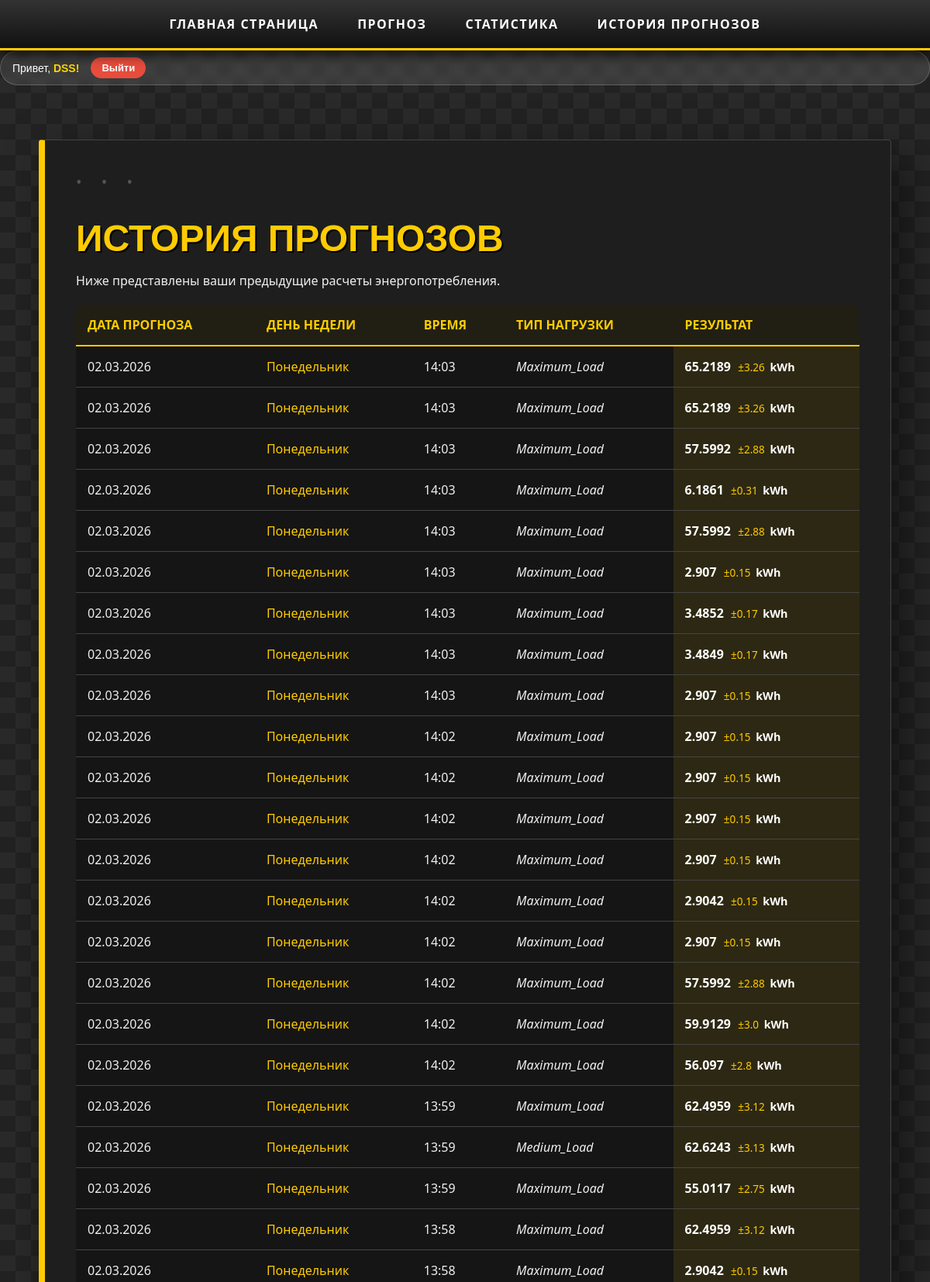
Page /history/ (signed in, upper part) on the committed database.
### main/models.py (models this page shows)
class PredictHistory(models.Model):
    user = models.ForeignKey(User, on_delete=models.CASCADE)
    created_at = models.DateTimeField(auto_now_add=True)
    leading_pf = models.FloatField()
    lagging_pf = models.FloatField()
    leading_reactive = models.FloatField()
    day_num = models.IntegerField(default=0)
    load_type = models.CharField(max_length=100)
    result_predict = models.FloatField()
    variance = models.FloatField(default=0)
    def get_day_name(self):
        days = ['Понедельник', 'Вторник', 'Среда', 'Четверг',
                'Пятница', 'Суббота', 'Воскресенье']
        return days[self.day_num]

### main/views.py (the view)
# urls.py: path('history/', views.history, name='history'),
def history(request):
    my_history = PredictHistory.objects.filter(user=request.user).order_by('-created_at')
    return render(request, 'main/history.html',{'history': my_history})

### main/templates/main/history.html (shortened to what this page needs)
{% extends 'main/base.html' %}
{% block content %}
<main>
    <div class="content-box">
        <h1>ИСТОРИЯ ПРОГНОЗОВ</h1>
        <p>Ниже представлены ваши предыдущие расчеты энергопотребления.</p>
        <div style="overflow-x: auto; margin: 20px 0;">
            <table style="width: 100%; border-collapse: collapse; background: rgba(0,0,0,0.3); color: #f0f0f0; border-radius: 10px; overflow: hidden;">
                <thead>
                    <tr style="border-bottom: 2px solid #ffcc00; text-align: left; background: rgba(255, 204, 0, 0.05);">
                        <th style="padding: 15px; color: #ffcc00;">ДАТА ПРОГНОЗА</th>
                        <th style="padding: 15px; color: #ffcc00;">ДЕНЬ НЕДЕЛИ</th>
                        <th style="padding: 15px; color: #ffcc00;">ВРЕМЯ</th>
                        <th style="padding: 15px; color: #ffcc00;">ТИП НАГРУЗКИ</th>
                        <th style="padding: 15px; color: #ffcc00;">РЕЗУЛЬТАТ</th>
                    </tr>
                </thead>
                <tbody>
                    {% for h in history %}
                    <tr style="border-bottom: 1px solid #444; transition: 0.3s;" onmouseover="this.style.background='rgba(255,204,0,0.05)'" onmouseout="this.style.background='transparent'">
                        <td style="padding: 15px;">{{ h.created_at|date:"d.m.Y" }}</td>
                        <td style="padding: 15px; color: #ffcc00;">{{ h.get_day_name }}</td>
                        <td style="padding: 15px;">{{ h.created_at|date:"H:i" }}</td>
                        <td style="padding: 15px; font-style: italic;">{{ h.load_type }}</td>
                        <td style="padding: 15px; font-weight: bold; color: #fff; background: rgba(255,204,0,0.1);">
                            {{ h.result_predict }}
                            <span style="color: #ffcc00; font-size: 0.85em; font-weight: normal; margin-left: 5px;">
                                ±{{ h.variance }}
                            </span>
                            <span style="font-size: 0.9em; margin-left: 3px;">kWh</span>
                        </td>
                    </tr>
                    {% empty %}
                    <tr>
                        <td colspan="5" style="padding: 30px; text-align: center; color: #888;">История пока пуста.</td>
                    </tr>
                    {% endfor %}
                </tbody>
            </table>
        </div>
    </div>
</main>
{% endblock %}

### main/templates/main/base.html (shortened to what this page needs)
<!DOCTYPE html>
<html lang="ru">
<head>
    {% load static %}
    <link rel="stylesheet" href="{% static 'main/style.css' %}">
    <header class="mb-auto">
    <div class="header-container">
        <nav class="nav nav-masthead">
            <a class="nav-link fw-bold py-1 px-0 active" href="{% url 'home' %}">Главная страница</a>
            <a class="nav-link fw-bold py-1 px-0" href="{% url 'forecast' %}">Прогноз</a>
            <a class="nav-link fw-bold py-1 px-0" href="{% url 'analise' %}">Статистика</a>
            <a class="nav-link fw-bold py-1 px-0" href="{% url 'history' %}">История прогнозов</a>
        </nav>
        <div class="user-panel">
            <span class="user-name">Привет, <strong>{{ user.username }}!</strong></span>
            <form action="{% url 'login' %}" method="post">
                <button type="submit" class="logout-btn">Выйти</button>
            </form>
        </div>
    </div>
</header>
</head>
<body>
    {% if user.is_authenticated %}
    {% block content %}
    {% endblock %}
</body>
{% endif %}
</html>

### main/static/main/style.css (style rules this page uses)
body { margin: 0; padding: 0; font-family: 'Segoe UI', Roboto, sans-serif; color: #f0f0f0; background-color: #222; background-image: linear-gradient(45deg, #2a2a2a 25%, transparent 25%, transparent 75%, #2a2a2a 75%, #2a2a2a), linear-gradient(45deg, #2a2a2a 25%, transparent 25%, transparent 75%, #2a2a2a 75%, #2a2a2a); background-size: 40px 40px; background-position: 0 0, 20px 20px; background-attachment: fixed; }
nav { background: linear-gradient(180deg, #333 0%, #111 100%); padding: 20px 50px; display: flex; justify-content: center; border-bottom: 3px solid #ffcc00; box-shadow: 0 5px 15px rgba(0,0,0,0.8); position: sticky; top: 0; z-index: 1000; }
nav a { color: #fff; text-decoration: none; margin: 0 25px; font-weight: 900; text-transform: uppercase; letter-spacing: 1.5px; transition: 0.3s; }
main { max-width: 1100px; margin: 50px auto; padding: 20px; display: grid; gap: 40px; }
.content-box { background: rgba(30, 30, 30, 0.9); backdrop-filter: blur(10px); padding: 40px; border: 1px solid #444; border-left: 8px solid #ffcc00; box-shadow: 20px 20px 60px rgba(0,0,0,0.5); border-radius: 4px; }
h1 { font-family: 'Impact', sans-serif; font-size: 3rem; color: #ffcc00; text-transform: uppercase; margin-bottom: 10px; text-shadow: 2px 2px 0px #000; }
.content-box::before { content: "• • •"; color: #555; letter-spacing: 10px; display: block; margin-bottom: 10px; font-size: 20px; }
.user-panel { display: flex; align-items: center; gap: 15px; background: rgba(255, 255, 255, 0.1); padding: 8px 15px; border-radius: 25px; backdrop-filter: blur(5px); border: 1px solid rgba(255, 255, 255, 0.2); }
.user-name { color: #fff; font-size: 14px; font-family: 'Arial', sans-serif; }
.user-name strong { color: #ffd700; }
.logout-btn { background-color: #e74c3c; color: white; border: none; padding: 6px 14px; border-radius: 15px; cursor: pointer; font-size: 13px; font-weight: 600; transition: all 0.3s ease; }

### rows in the picture
PredictHistory: created_at "02.03.2026", get_day_name "Понедельник", created_at "14:03", load_type "Maximum_Load", result_predict "65.2189", variance "3.26"
PredictHistory: created_at "02.03.2026", get_day_name "Понедельник", created_at "14:03", load_type "Maximum_Load", result_predict "65.2189", variance "3.26"
PredictHistory: created_at "02.03.2026", get_day_name "Понедельник", created_at "14:03", load_type "Maximum_Load", result_predict "57.5992", variance "2.88"
PredictHistory: created_at "02.03.2026", get_day_name "Понедельник", created_at "14:03", load_type "Maximum_Load", result_predict "6.1861", variance "0.31"
PredictHistory: created_at "02.03.2026", get_day_name "Понедельник", created_at "14:03", load_type "Maximum_Load", result_predict "57.5992", variance "2.88"
PredictHistory: created_at "02.03.2026", get_day_name "Понедельник", created_at "14:03", load_type "Maximum_Load", result_predict "2.907", variance "0.15"
PredictHistory: created_at "02.03.2026", get_day_name "Понедельник", created_at "14:03", load_type "Maximum_Load", result_predict "3.4852", variance "0.17"
PredictHistory: created_at "02.03.2026", get_day_name "Понедельник", created_at "14:03", load_type "Maximum_Load", result_predict "3.4849", variance "0.17"
PredictHistory: created_at "02.03.2026", get_day_name "Понедельник", created_at "14:03", load_type "Maximum_Load", result_predict "2.907", variance "0.15"
PredictHistory: created_at "02.03.2026", get_day_name "Понедельник", created_at "14:02", load_type "Maximum_Load", result_predict "2.907", variance "0.15"
PredictHistory: created_at "02.03.2026", get_day_name "Понедельник", created_at "14:02", load_type "Maximum_Load", result_predict "2.907", variance "0.15"
PredictHistory: created_at "02.03.2026", get_day_name "Понедельник", created_at "14:02", load_type "Maximum_Load", result_predict "2.907", variance "0.15"
PredictHistory: created_at "02.03.2026", get_day_name "Понедельник", created_at "14:02", load_type "Maximum_Load", result_predict "2.907", variance "0.15"
PredictHistory: created_at "02.03.2026", get_day_name "Понедельник", created_at "14:02", load_type "Maximum_Load", result_predict "2.9042", variance "0.15"
PredictHistory: created_at "02.03.2026", get_day_name "Понедельник", created_at "14:02", load_type "Maximum_Load", result_predict "2.907", variance "0.15"
PredictHistory: created_at "02.03.2026", get_day_name "Понедельник", created_at "14:02", load_type "Maximum_Load", result_predict "57.5992", variance "2.88"
PredictHistory: created_at "02.03.2026", get_day_name "Понедельник", created_at "14:02", load_type "Maximum_Load", result_predict "59.9129", variance "3.0"
PredictHistory: created_at "02.03.2026", get_day_name "Понедельник", created_at "14:02", load_type "Maximum_Load", result_predict "56.097", variance "2.8"
PredictHistory: created_at "02.03.2026", get_day_name "Понедельник", created_at "13:59", load_type "Maximum_Load", result_predict "62.4959", variance "3.12"
PredictHistory: created_at "02.03.2026", get_day_name "Понедельник", created_at "13:59", load_type "Medium_Load", result_predict "62.6243", variance "3.13"
PredictHistory: created_at "02.03.2026", get_day_name "Понедельник", created_at "13:59", load_type "Maximum_Load", result_predict "55.0117", variance "2.75"
PredictHistory: created_at "02.03.2026", get_day_name "Понедельник", created_at "13:58", load_type "Maximum_Load", result_predict "62.4959", variance "3.12"
PredictHistory: created_at "02.03.2026", get_day_name "Понедельник", created_at "13:58", load_type "Maximum_Load", result_predict "2.9042", variance "0.15"

### other values in the picture
{{ user.username }} "DSS"
